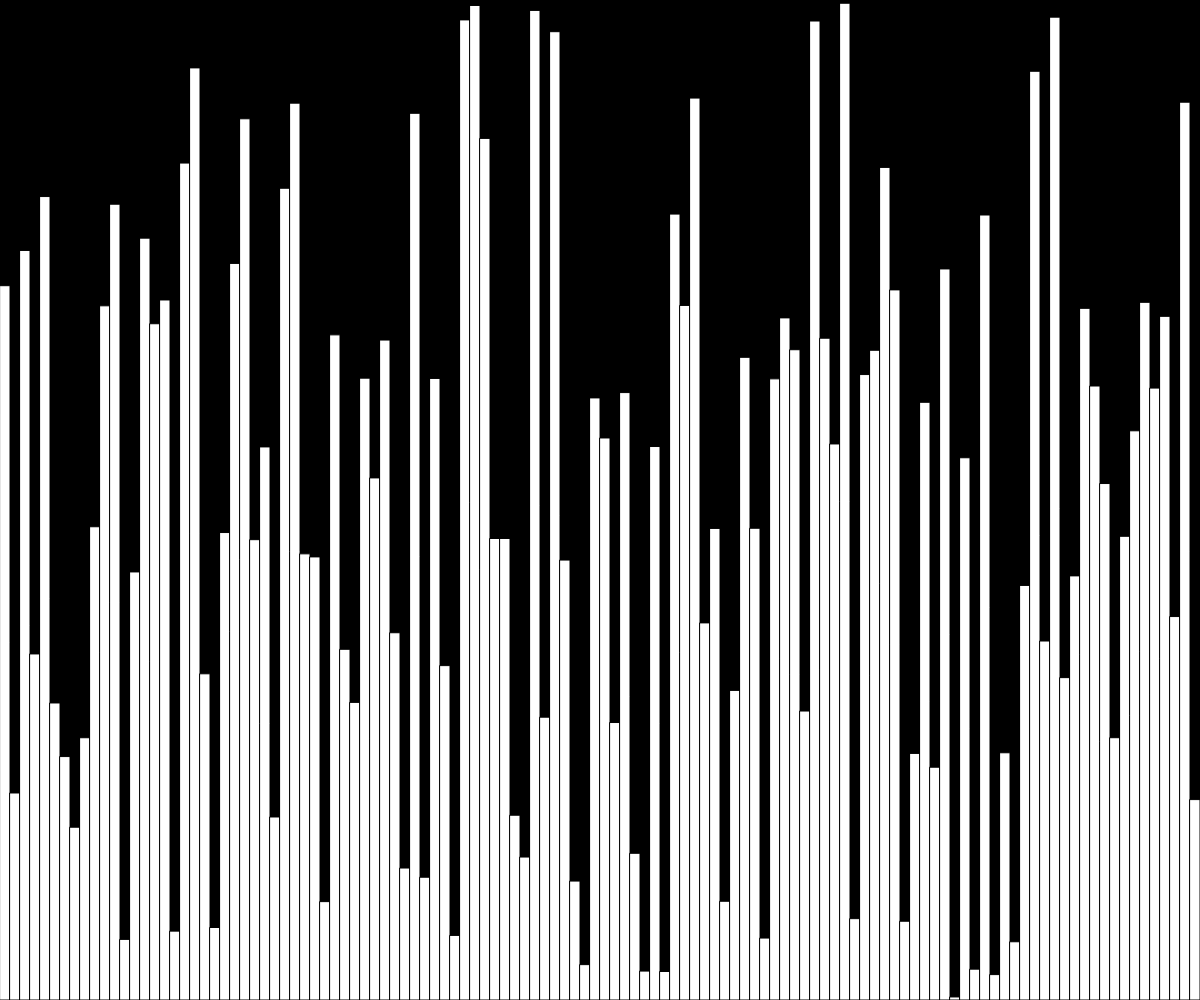
Frame 1 (no input)
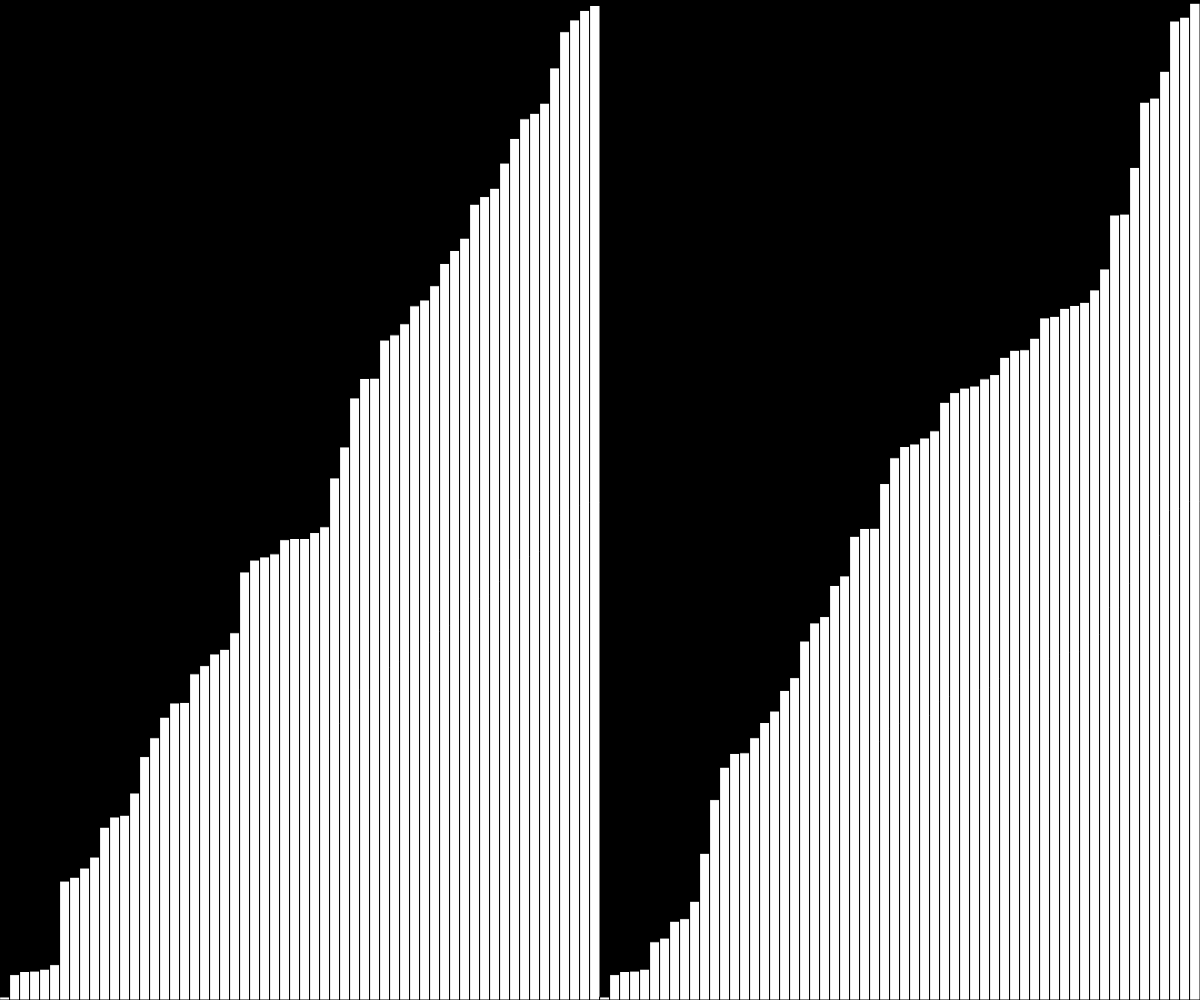
Frame 60 (no input)
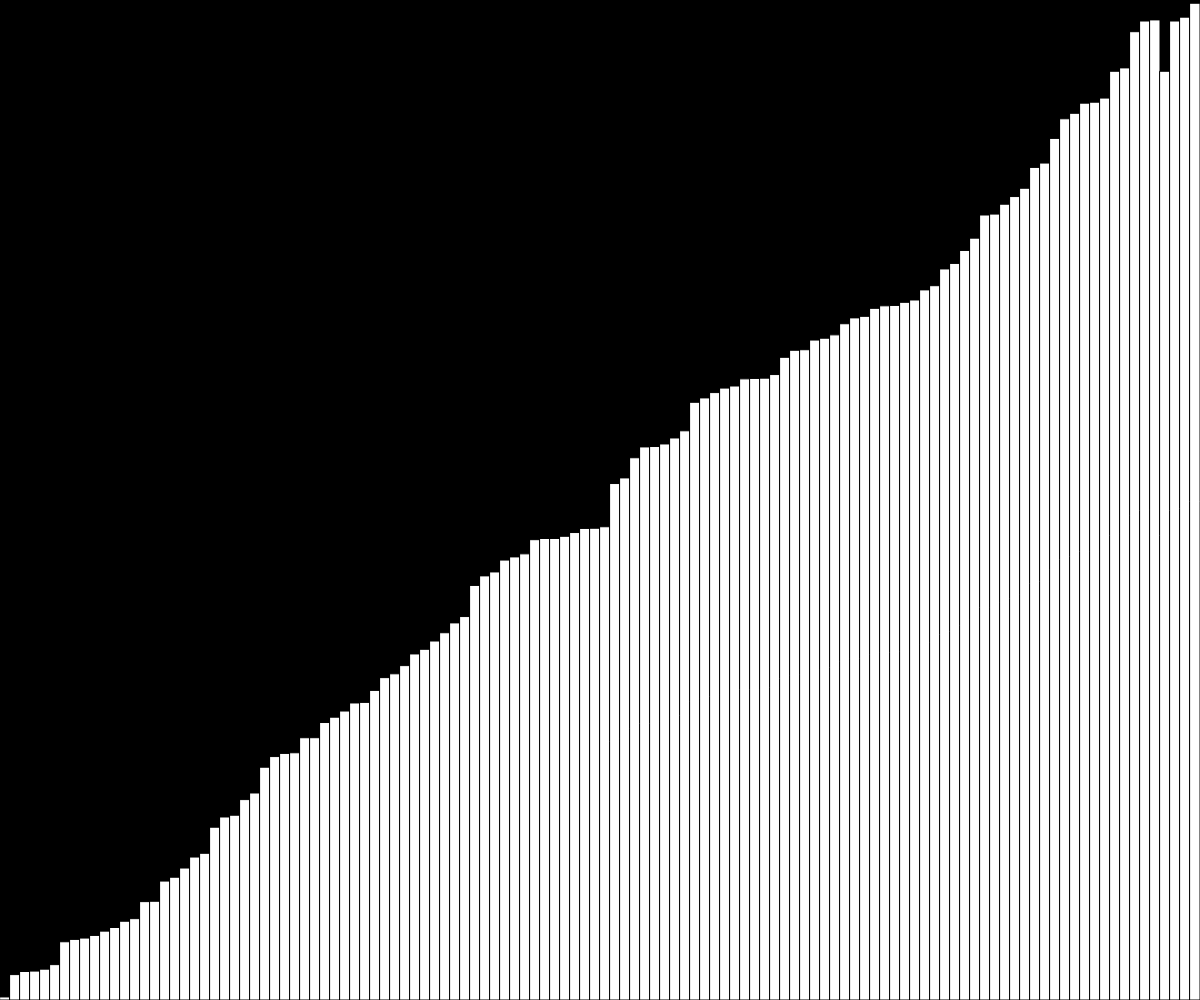
Frame 120 (the mouse pressed at the canvas centre since frame 60)

The p5.js sketch that drew these frames (run headless with seeded random() and noise() and a simulated clock; from frame 60 on, the mouse is pressed at the canvas centre):

// p5.js sketch
// ── sketch.js
let values = [];
let w = 10;

function setup() {
  createCanvas(windowWidth, windowHeight);
  values = new Array(floor(width/w));
  for(let x = 0; x < values.length; x++){
     values[x] = random(height); 
  }
  
  mergeSort(values, 0 , values.length-1);
}


async function merge(values,left,mid,right){
  let n1 = mid - left + 1;
  let n2 = right - mid;
  
  let L = new Array(n1);
  let R = new Array(n2);
  
  for(let i = 0 ; i < n1; i++){
     L[i] = values[i+left];
  }
  
  for(let i = 0; i < n2; i++){
     R[i] = values[mid + i + 1]; 
  }
  
  
  let i = 0, j = 0, k = left;
  

  while(i < n1 && j < n2){
     await sleep(10);
     if(L[i] <= R[j]){
        values[k] = L[i];
        i++;
     }
     else{
        values[k] = R[j];
        j++;
     }
     k++;
  }
  
  while(i < n1){
    values[k] = L[i];
    k++;i++;
  }
  
  while(j < n2){
     values[k] = R[j];
    k++;j++;
  }
    
}

async function mergeSort(values, start, end){
   if(start >= end) return;
   let mid =floor( (start + end)/2 );
   
   await Promise.all([ 
     mergeSort(values,start,mid),
     mergeSort(values,mid+1,end), 
   ]);
  
   await merge(values,start,mid,end);
}

function draw() {
  background(0);
  
  for(let x = 0; x < values.length; x++){
     stroke(0);
     fill(255);
     rect(x*w, height - values[x], w , values[x]);
  }
}

function sleep(ms){
   return new Promise(resolve => setTimeout(resolve,ms)); 
}
